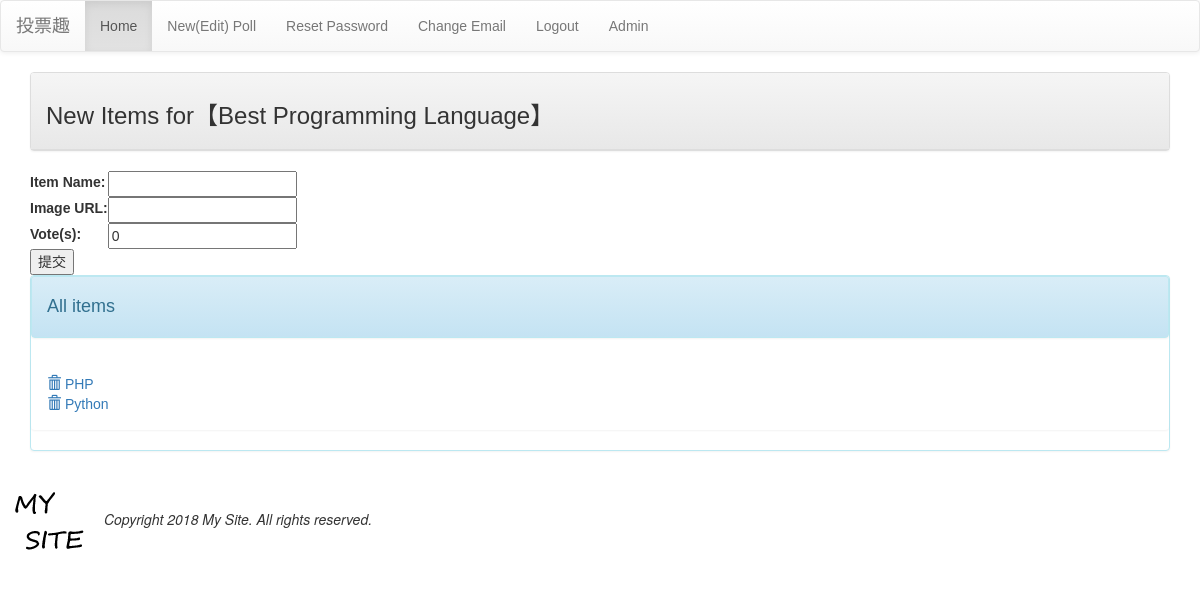
Screenshot of /addpollitem/1 (signed in) with the database file from the repository.
### mysite/models.py (models this page shows, shortened)
@python_2_unicode_compatible
class Poll(models.Model):
    user = models.ForeignKey(User,on_delete=models.CASCADE)
    name = models.CharField(max_length=200,null=False)
    created_at = models.DateField(auto_now_add=True)
    enabled = models.BooleanField(default=False)

@python_2_unicode_compatible
class PollItem(models.Model):
    poll = models.ForeignKey(Poll,on_delete=models.CASCADE)
    name = models.CharField(max_length=200,null=False)
    image_url = models.CharField(max_length=200,null=True,blank=True)
    vote = models.PositiveIntegerField(default=0)

### mysite/views.py (the view)
# urls.py: url(r'^addpollitem/(\d+)$', views.addpollitem, name='addpollitem-url'),
@login_required
def addpollitem(request, pollid=''):
    if request.method == 'POST':
        pollid = request.POST['pollid']
        poll = models.Poll.objects.get(id=pollid)
        new_pollitem = models.PollItem(poll=poll)
        form = forms.PollItemForm(request.POST, instance=new_pollitem)
        if form.is_valid():
            form.save()
            return redirect('/addpollitem/'+pollid)
    else:
        form = forms.PollItemForm()
    poll = models.Poll.objects.get(id=pollid)
    pollitems = models.PollItem.objects.filter(poll=poll)
    template = get_template('addpollitem.html')
    request_context = RequestContext(request)
    request_context.push(locals())
    html = template.render(request_context)
    return HttpResponse(html)

### mysite/forms.py
class PollItemForm(ModelForm):
    class Meta:
        model = models.PollItem
        fields = ['name', 'image_url', 'vote']
    def __init__(self, *args, **kwargs):
        super(PollItemForm, self).__init__(*args, **kwargs)
        self.fields['name'].label = 'Item Name'
        self.fields['image_url'].label = 'Image URL'
        self.fields['vote'].label = 'Vote(s)'

### templates/addpollitem.html (shortened to what this page needs)
{% extends "base.html" %}
{% block content %}
<div class='container'>
    <div class='row'>
        <div class='col-md-12'>
            <div class='panel panel-default'>
                <div class='panel-heading'>
                    <h3>New Items for【{{poll.name}}】</h3>
                </div>
            </div>
        </div>
    </div>
    <form method='POST' action=".">
        <table>
            {{ form.as_table }}
        </table>
        <input type='submit' value='提交'>
    </form>
    <div class='row'>
        <div class='col-sm-12'>
            <div class='panel panel-info'>
                <div class='panel panel-heading'>
                    <h4>All items</h4>
                </div>
                <div class='panel panel-body'>
                    {% for pollitem in pollitems %}
                        <div class='listgroup'>
                            <div class='listgroup-item'>
                                <a href='{% url "delpollitem-url" poll.id pollitem.id %}' title='Delete'>
                                    <span class='glyphicon glyphicon-trash'>
                                    </span>
                                </a>
                                    <a href='{{pollitem.image_url}}'>{{ pollitem.name }}</a>
                            </div>
                        </div>
                    {% empty %}
                        <em>No items available</em>
                    {% endfor %}
                </div>
            </div>
        </div>
    </div>
</div>
{% endblock %}

### templates/base.html (style rules this page uses)
h1,h2,h3,h4,h5,p,div { font-family: arial }

### rows the page displays
Poll: name "Best Programming Language"
PollItem: name "PHP"
PollItem: name "Python"
